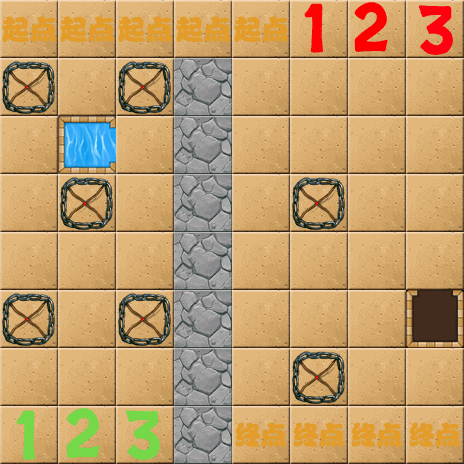

The image is a tile-based game level rendered from a .tmx file. Its description and source (layers, tilesets, objects; grid data summarised) follow:
An orthogonal 8x8 tile map with 58x58 px tiles, 8 tile layers (1-layer, 2-layer, 3-layer, 4-layer, ...).

<map version="1.0" orientation="orthogonal" renderorder="right-down" width="8" height="8" tilewidth="58" tileheight="58">
 <tileset firstgid="1" name="backgroundBlock" tilewidth="58" tileheight="58">
  <image source="backgroundBlock.png" width="348" height="870" />
 </tileset>
 <layer name="1-layer" width="8" height="8">
  <data>[64 cells, 50 non-empty, 1 distinct tile ids]</data>
 </layer>
 <layer name="2-layer" width="8" height="8">
  <data>[64 cells, 58 non-empty, 7 distinct tile ids]</data>
 </layer>
 <layer name="3-layer" width="8" height="8">
  <data>[64 cells, 63 non-empty, 2 distinct tile ids]</data>
 </layer>
 <layer name="4-layer" width="8" height="8">
  <data>[64 cells, 55 non-empty, 1 distinct tile ids]</data>
 </layer>
 <layer name="5-layer" width="8" height="8">
  <data>[64 cells, 58 non-empty, 8 distinct tile ids]</data>
 </layer>
 <layer name="6-layer" width="8" height="8">
  <data>[64 cells, 58 non-empty, 5 distinct tile ids]</data>
 </layer>
 <layer name="7-layer" width="8" height="8">
  <data>[64 cells, 64 non-empty, 2 distinct tile ids]</data>
 </layer>
 <layer name="8-layer" width="8" height="8">
  <data>[64 cells, 63 non-empty, 3 distinct tile ids]</data>
 </layer>
</map>
